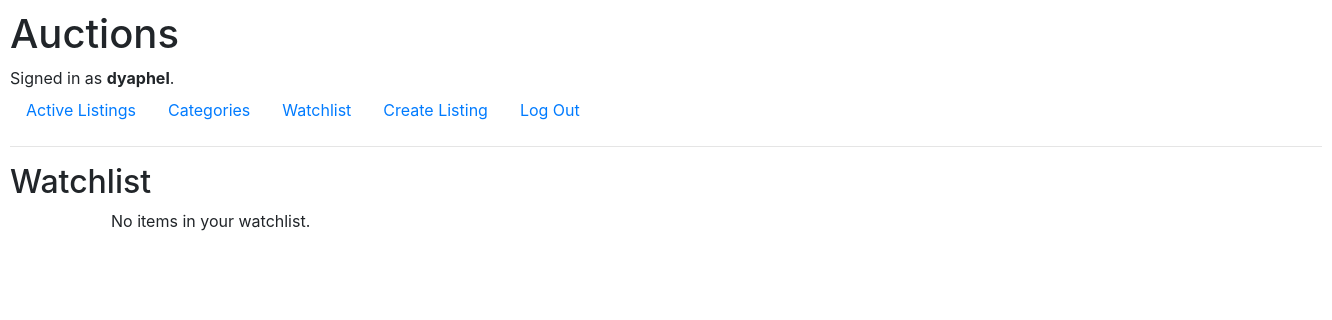
/watchlist (signed in), run on an earlier commit of the app's database.
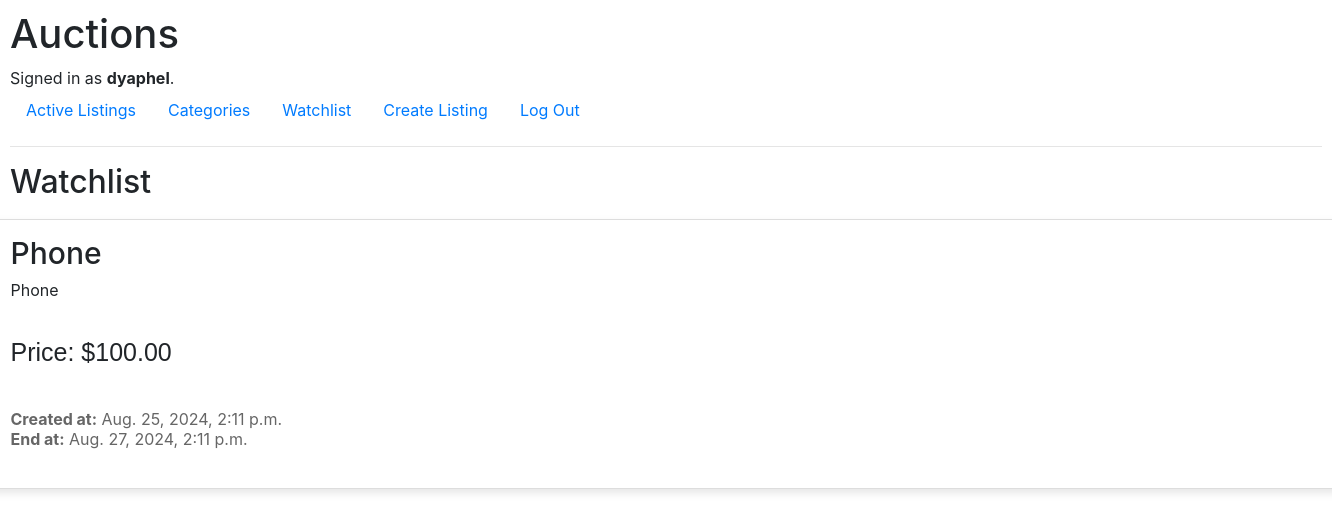
And on a later commit of the database.
### auctions/models.py (models this page shows)
class AuctionListing(models.Model):
    CATEGORY_LIST= [
        ("MOT", "Motors"),
        ("FAS", "Fashion"),
        ("ELE", "Electronics"),
        ("ART", "Collectibles&Art"),
        ("HGA", "Home&Garden"),
        ("SPO", "Sport"),
        ("TOY", "Toys"),
        ("BUS", "Business&Industrial"),
        ("MUS", "Music"),
    ]
    seller = models.ForeignKey(User, on_delete=models.CASCADE, related_name="listings")
    title = models.CharField(max_length=30)
    description = models.TextField()
    image_url = models.URLField(max_length=900, blank=True, null=True)
    starting_bid = models.DecimalField(max_digits=10, decimal_places=2)
    current_bid = models.DecimalField(max_digits=10, decimal_places=2, null=True, blank=True)
    created_at = models.DateTimeField(default=timezone.now())
    end_time = models.DateTimeField(default=timezone.now() + timedelta(hours=48))
    active = models.BooleanField(default=True)
    category = models.CharField(max_length=3, choices=CATEGORY_LIST)

### auctions/views.py (the view)
# urls.py: path("watchlist", views.showatchlist, name="showatchlist"),
@login_required
def showatchlist(request):
    watchlist_items = Watchlist.objects.filter(user=request.user, listings__active = True)
    watchlist_listings = [item.listings for item in watchlist_items]
    return render(request, "auctions/watchlist.html", {
        'watchlist_listings': watchlist_listings,
    })

### auctions/templates/auctions/watchlist.html (shortened to what this page needs)
{% extends "auctions/layout.html" %}
{% block body %}
<h2>Watchlist</h2>
<div class="container">
    {% if watchlist_listings %}
        {% for listing in watchlist_listings %}
        <a href="{% url 'listing' listing.id %}" style="text-decoration: none; color: inherit;">
            <div class="card" style="margin-left: -15%;">
                <div class="card-body">
                    <h2 class="card-title">{{ listing.title }}</h2>
                    <p class="card-description">{{ listing.description }}</p>
                    <h3 class="card-bid">
                        {% if listing.current_bid %}
                        Current Bid: ${{ listing.current_bid }}
                        {% else %}
                        Price: ${{ listing.starting_bid }}
                        {% endif %}
                    </h3>
                    <p class="card-createdat"><strong>Created at:</strong> {{ listing.created_at }}</p>
                    <p class="card-endat"><strong>End at:</strong> {{ listing.end_time }}</p>
                </div>
            </div>
        </a>
        {% endfor %}
    {% else %}
        <p>No items in your watchlist.</p>
    {% endif %}
</div>
{% endblock %}

What changed in the data, as far as the page shows it:
now on this page (row edited): AuctionListing: title "Phone", description "Phone", starting_bid "100.00", created_at "Aug. 25, 2024, 2:11 p.m.", end_time "Aug. 27, 2024, 2:11 p.m."
Also different on the page:
text no longer shown: "No items in your watchlist."
